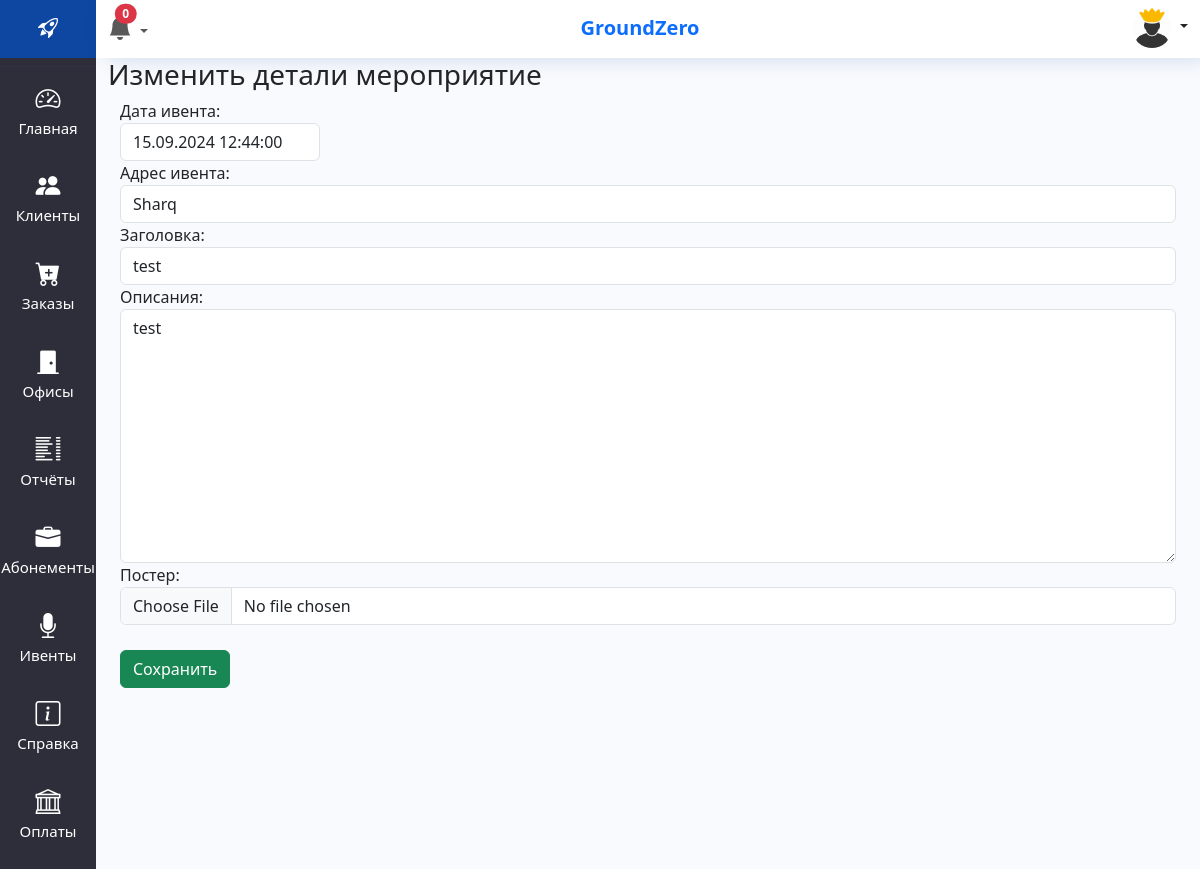
/event/22/ (signed in), run on the app's committed database.
### crm/models.py (models this page shows, shortened)
class Events(models.Model):
    EVENT_STATUS = [('EXPECTED', 'ОЖИДАЕТСЯ '), ('COMPLETED', 'ЗАВЕРШЕН')]
    created_at = models.DateTimeField(auto_now_add=True)
    event_start_date = models.DateTimeField(verbose_name='Дата ивента')
    event_locate = models.ForeignKey(Filial, on_delete=models.PROTECT, verbose_name='Адрес ивента')
    title = models.TextField(max_length=255, verbose_name='Заголовка')
    event_description = models.TextField(verbose_name='Описания')
    image = models.ImageField(upload_to='images/', verbose_name='Постер', blank=True, null=True)
    status = models.CharField(choices=EVENT_STATUS, max_length=15, verbose_name="Статус ивента",
                              default="ОЖИДАЕТСЯ")
    class Meta:
        verbose_name = 'Мероприятия'
        verbose_name_plural = 'Мероприятии'

class Filial(models.Model):
    objects = None
    title = models.CharField(max_length=50)
    is_active = models.BooleanField(default=True)
    created_at = models.DateTimeField(auto_now_add=True)
    token = models.CharField(max_length=20)
    company = models.ForeignKey(Company, on_delete=models.SET_NULL, verbose_name='Компания', blank=True, null=True)
    images = models.ImageField(upload_to='images/branches/', null=True, blank=True, verbose_name='Фото филиала')
    address = models.CharField(max_length=255, blank=True, null=True, verbose_name="Адрес центра")
    lat = models.FloatField(max_length=255, blank=True, null=True)
    lang = models.FloatField(max_length=255, blank=True, null=True)
    def __str__(self):
        return self.title
    class Meta:
        verbose_name = 'Филиал'
        verbose_name_plural = '2 Филиалы'

### crm/views.py (the view)
# urls.py: path('event/<int:pk>/', eventDetail, name='event_detail'),
def eventDetail(request, pk):
    event = Events.objects.get(pk=pk)
    event_members = EventMembers.objects.filter(event=event.pk)
    if request.method == 'POST':
        form = EventEditForm(request.POST, request.FILES, instance=event)
        if form.is_valid():
            form.save()
            return redirect('event_list')
        else:
            context = {'form': form}
            return render(request, 'crm/eventsDetail.html', context=context)
    else:
        form = EventEditForm(instance=event)
        context = {'form': form, "event_members": event_members}
        return render(request, 'crm/eventsDetail.html', context=context)

### crm/forms.py
class EventEditForm(forms.ModelForm):
    class Meta:
        model = Events
        fields = [
                  'event_start_date',
                  'event_locate',
                  'title',
                  'event_description',
                  'image']
        widgets = {
            'event_start_date': forms.DateTimeInput(
                attrs={"class": 'form-control', 'style': 'width:200px'}),
            'event_locate': forms.Select(attrs={
                'class': 'form-control',
            }),
            'title': forms.TextInput(attrs={
                'class': 'form-control',
            }),
            'event_description': forms.Textarea(attrs={
                'class': 'form-control'
            }),
            'image': forms.FileInput(attrs={
                'class': 'form-control '
            })
        }

### crm/context_processor.py (called while the page is built)
def deactivete_subscribtion(request):
    eski_abonents = AbonementBuyList.objects.filter(subscription_end__lt=datetime.date.today()).update(is_active=False)
    OfficeRent.objects.filter(rent_end__lt=datetime.date.today()).update(is_active=False)
    Events.objects.filter(event_start_date__lt=datetime.date.today()).update(status='COMPLETED')
    return {
        'eski_abonents': eski_abonents
    }

### crm/templates/crm/eventsDetail.html (shortened to what this page needs)
{% extends 'base.html' %}
{% block main %}
<h3>Изменить детали мероприятие</h3>
<div class="container">
<form method="post" enctype="multipart/form-data">
    {{form}}
    <button type="submit" class="btn btn-success" style="margin-top:25px">Сохранить</button>
</form>
</div>
{% endblock main %}

### templates/components/_header.html (shortened to what this page needs)
{% load static %}
<div class="row header shadow-sm">
    <div class="col-sm-2 text-center" style="width: 8%;padding: 0;">
        <div class="mr-3 pt-2 pb-2 mb-0" style="background-color: #0D47A1;">
            <h3 class="logo">
                <a href="{% url 'index' %}" class="text-white fs-4 text-decoration-none">
                    <i class="bi bi-rocket-takeoff m-0 p-0"></i>
                </a>
            </h3>
        </div>
    </div>
    <div class="col-sm-10 text-center pt-2" style="width: 92%;box-shadow: #0d47a133 10px 1px 22px -2px;">
        <div class="d-grid gap-2 d-md-flex justify-content-md-between">
            {% include 'crm/components/notifications.html' %}
            <span class="text-primary" style="font-size:20px;display: flex; align-items: center"><strong>{{ user.groups.all.0.name }}</strong></span>
            <div class="nav-item dropdown">
                <a class="nav-link dropdown-toggle" href="#" role="button" data-bs-toggle="dropdown"
                   aria-expanded="false">
                    {% if user.is_superuser %}
                    <img src="{% static 'admin_icon.jpg' %}" alt="" class='rounded-circle' style="width:40px">
                    {% else %}
                    <img src="{% static 'user.png' %}" alt="" class='rounded-circle' style="width:40px">
                    {% endif %}
                </a>
            </div>
        </div>
    </div>
</div>

### crm/static/css/style.css (style rules this page uses)
i { font-size: 20px; margin-right: 10px; }
a { text-decoration: none; color: aliceblue; }

### crm/static/css/send_notification.css (style rules this page uses)
button { font-family: inherit; font-size: 10px; background: royalblue; color: white; padding: 0.7em 1em; padding-left: 0.9em; display: flex; align-items: center; border: none; border-radius: 16px; overflow: hidden; transition: all 0.2s; }

### data on the page
Events: event_start_date "15.09.2024 12:44:00", event_locate "Sharq", event_description "test"
Filial: title "test"

### other printed values
{{ counts }} "0"
{{ user.groups.all.0.name }} "GroundZero"
